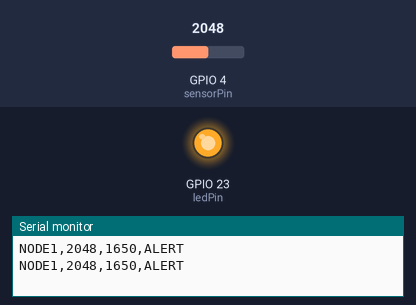
Simulated run of this sketch. Board: ESP32. Shown: output pins drawn as LEDs (lit = HIGH), the last lines printed to the serial monitor. Inputs (shaded band) come from the test bench; at power-on: GPIO 4 (sensorPin) = 2048 (analog values on the 0–4095 scale).

Above: at 1.2 s.
1.3 s: GPIO 4 (sensorPin) set to 1906
3.2 s: GPIO 4 (sensorPin) set to 1829
At 4.6 s:
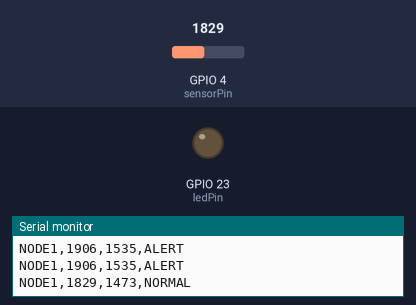
5.5 s: GPIO 4 (sensorPin) set to 2047
At 7.2 s:
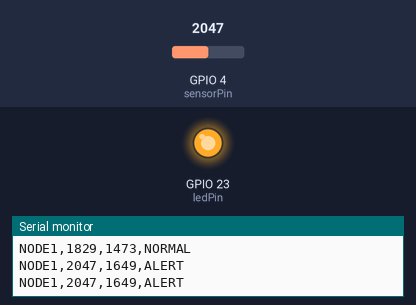
7.5 s: GPIO 4 (sensorPin) set to 1228
At 9.0 s:
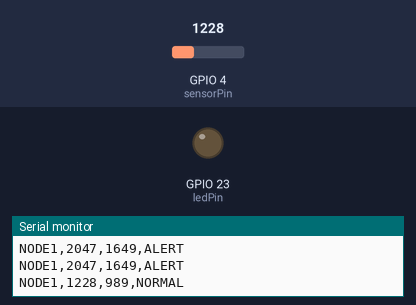
Timing chart, 0 to 10.5 s (numbered marks = the images above; inputs shaded):
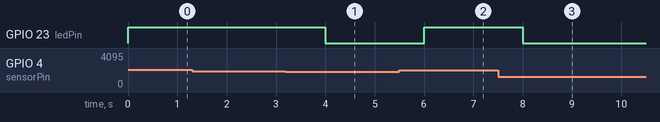

Measured:
- the behaviour switches between 1863 and 1862 on GPIO 4 (sensorPin) (found by bisection; images 0 and 1)
- after the input at 3.2 s, GPIO 23 (ledPin): HIGH → LOW after 0.80 s
- after the input at 5.5 s, GPIO 23 (ledPin): LOW → HIGH after 0.50 s
- after the input at 7.5 s, GPIO 23 (ledPin): HIGH → LOW after 0.50 s

The sketch:

analog_sensor_simulator.ino
```cpp
// Project 03 — classic ESP32 analog simulator
// GPIO4 = D4 (ADC2); GPIO23 = D23 (LED).
const int sensorPin = 4;
const int ledPin = 23;
const float limit = 1.5;

void setup() {
  Serial.begin(115200);
  pinMode(ledPin, OUTPUT);
  analogReadResolution(12);
  analogSetPinAttenuation(sensorPin, ADC_11db);
}

void loop() {
  int raw = analogRead(sensorPin);
  int millivolts = analogReadMilliVolts(sensorPin);
  float voltage = millivolts / 1000.0;

  Serial.print("NODE1,");
  Serial.print(raw);
  Serial.print(",");
  Serial.print(millivolts);
  Serial.print(",");

  if (voltage > limit) {
    digitalWrite(ledPin, HIGH);
    Serial.println("ALERT");
  } else {
    digitalWrite(ledPin, LOW);
    Serial.println("NORMAL");
  }
  delay(1000);
}
```
